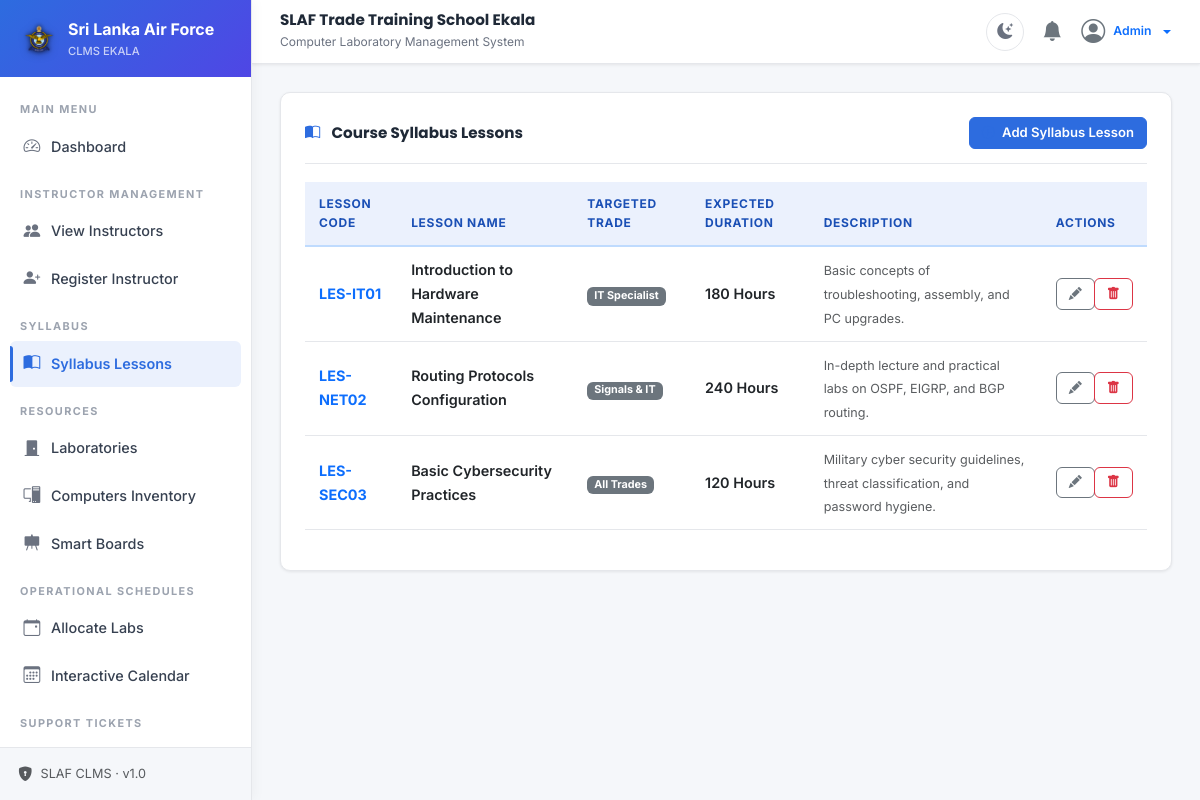
Page /lesson (signed in) on the committed database.
### tables this page shows
CREATE TABLE IF NOT EXISTS lessons (
    id INT AUTO_INCREMENT PRIMARY KEY,
    lesson_code VARCHAR(20) NOT NULL UNIQUE,
    lesson_name VARCHAR(150) NOT NULL,
    trade VARCHAR(50) NOT NULL,
    duration INT NOT NULL,  
    description TEXT,
    created_at TIMESTAMP DEFAULT CURRENT_TIMESTAMP,
    updated_at TIMESTAMP DEFAULT CURRENT_TIMESTAMP ON UPDATE CURRENT_TIMESTAMP
);

### app/controllers/LessonController.php (called while the page is built, shortened)
<?php
class LessonController extends Controller {
    private $lessonModel;
    public function __construct() {
        $this->lessonModel = $this->model('LessonModel');
    }
    public function index() {
        $lessons = $this->lessonModel->getAllLessons();
        $data = [
            'title' => 'Syllabus Lessons',
            'active_menu' => 'lessons',
            'lessons' => $lessons
        ];
        $this->view('lessons/index', $data);
    }
}

### app/core/App.php (called while the page is built, shortened)
<?php
class App {
    protected $currentMethod = 'index';
    public function __construct() {
        $url = $this->getUrl();
        if (isset($url[0])) {
            $controllerName = ucfirst($url[0]) . 'Controller';
            if (file_exists(APPROOT . '/controllers/' . $controllerName . '.php')) {
                unset($url[0]);
            }
        }
        $this->currentController = new $this->currentController;
        $this->params = $url ? array_values($url) : [];
        call_user_func_array([$this->currentController, $this->currentMethod], $this->params);
    }
    public function getUrl() {
        if (isset($_GET['url'])) {
            $url = rtrim($_GET['url'], '/');
            $url = filter_var($url, FILTER_SANITIZE_URL);
            return explode('/', $url);
        }
        return [];
    }
}

### index.php (called while the page is built, shortened)
    <?php
require_once 'app/helpers/sanitization_helper.php';
require_once 'app/core/App.php';
require_once 'app/core/Controller.php';
require_once 'app/core/Database.php';
require_once 'app/core/Model.php';
$app = new App();

### app/core/Database.php (called while the page is built, shortened)
<?php
class Database {
    private $host = DB_HOST;
    private $user = DB_USER;
    private $pass = DB_PASS;
    private $dbname = DB_NAME;
    private $dbh;
    private $stmt;
    public function __construct() {
        $dsn = 'mysql:host=' . $this->host . ';dbname=' . $this->dbname . ';charset=utf8mb4';
        $options = [
            PDO::ATTR_PERSISTENT => false,
            PDO::ATTR_ERRMODE => PDO::ERRMODE_EXCEPTION,
            PDO::ATTR_DEFAULT_FETCH_MODE => PDO::FETCH_OBJ
        ];
        try {
            $this->dbh = new PDO($dsn, $this->user, $this->pass, $options);
        } catch (PDOException $e) {
            $this->error = $e->getMessage();
            throw $e;
        }
    }
    public function query($sql) {
        $this->stmt = $this->dbh->prepare($sql);
    }
    public function bind($param, $value, $type = null) {
        if (is_null($type)) {
            switch (true) {
                case is_int($value):
                    $type = PDO::PARAM_INT;
                    break;
            }
        }
        $this->stmt->bindValue($param, $value, $type);
    }
    public function execute() {
        return $this->stmt->execute();
    }
    public function resultSet() {
        $this->execute();
        return $this->stmt->fetchAll();
    }
}

### app/models/LessonModel.php (called while the page is built, shortened)
<?php
class LessonModel extends Model {
    public function getAllLessons() {
        $this->db->query("SELECT * FROM lessons ORDER BY lesson_code ASC");
        return $this->db->resultSet();
    }
}

### app/core/Model.php (called while the page is built, shortened)
<?php
class Model {
    public function __construct() {
        $this->db = new Database();
    }
}

### app/helpers/sanitization_helper.php (called while the page is built, shortened)
<?php
function e($string) {
    return htmlspecialchars($string, ENT_QUOTES, 'UTF-8');
}

### app/views/lessons/index.php (the view, shortened to what this page needs)
<div class="card-clms">
    <div class="card-clms-header">
        <h5 class="fw-bold m-0"><i class="bi bi-book-half text-primary me-2"></i> Course Syllabus Lessons</h5>
        <button type="button" class="btn btn-primary btn-sm" data-bs-toggle="modal" data-bs-target="#addLessonModal">
            <i class="bi bi-plus-circle me-1"></i> Add Syllabus Lesson
        </button>
    </div>
    <div class="table-responsive">
        <table class="table table-hover table-clms align-middle">
            <thead>
                <tr>
                    <th>Lesson Code</th>
                    <th>Lesson Name</th>
                    <th>Targeted Trade</th>
                    <th>Expected Duration</th>
                    <th>Description</th>
                    <th>Actions</th>
                </tr>
            </thead>
            <tbody>
                <?php if(!empty($data['lessons'])): ?>
                    <?php foreach($data['lessons'] as $l): ?>
                        <tr>
                            <td><span class="fw-bold text-primary"><?php echo e($l->lesson_code); ?></span></td>
                            <td><span class="fw-semibold"><?php echo e($l->lesson_name); ?></span></td>
                            <td><span class="badge bg-secondary"><?php echo e($l->trade); ?></span></td>
                            <td><span class="fw-semibold"><?php echo e($l->duration); ?> Hours</span></td>
                            <td><small class="text-muted"><?php echo e($l->description ?: 'No description'); ?></small></td>
                            <td>
                                <div class="btn-group">
                                    <button type="button" class="btn btn-sm btn-outline-secondary edit-btn"
                                            data-id="<?php echo $l->id; ?>"
                                            data-code="<?php echo e($l->lesson_code); ?>"
                                            data-name="<?php echo e($l->lesson_name); ?>"
                                            data-trade="<?php echo e($l->trade); ?>"
                                            data-duration="<?php echo $l->duration; ?>"
                                            data-desc="<?php echo e($l->description); ?>"
                                            data-bs-toggle="modal" data-bs-target="#editLessonModal">
                                        <i class="bi bi-pencil-fill"></i>
                                    </button>
                                    <a href="<?php echo URLROOT; ?>lesson/delete/<?php echo $l->id; ?>" class="btn btn-sm btn-outline-danger" onclick="return confirm('Are you sure you want to delete this syllabus lesson? Note: This will fail if classes are allocated with it.');">
                                        <i class="bi bi-trash-fill"></i>
                                    </a>
                                </div>
                            </td>
                        </tr>
                    <?php endforeach; ?>
                <?php else: ?>
                    <tr>
                        <td colspan="6" class="text-center py-4 text-muted">No syllabus lessons registered in database.</td>
                    </tr>
                <?php endif; ?>
            </tbody>
        </table>
    </div>
</div>

### css/style.css (style rules this page uses)
:root { --font: 'Inter', sans-serif; --font-heading: 'Poppins', sans-serif; --primary: #2D6CDF; --primary-dark: #1A4FB5; --primary-light: #EBF1FD; --primary-grad: linear-gradient(135deg, #2D6CDF 0%, #4F46E5 100%); --bg-page: #F5F7FA; --bg-card: #FFFFFF; --sidebar-bg: #FFFFFF; --sidebar-border: #E5E7EB; --sidebar-hover: #F3F7FF; --sidebar-active-bg: #EBF1FD; --sidebar-active-text: #2D6CDF; --sidebar-text: #374151; --sidebar-muted: #9CA3AF; --navbar-bg: #FFFFFF; --text-h: #1F2937; --text-body: #374151; --text-muted: #6B7280; --border: #E5E7EB; --shadow-sm: 0 1px 3px rgba(0,0,0,0.08); --shadow-md: 0 4px 16px rgba(0,0,0,0.08); --shadow-lg: 0 8px 32px rgba(0,0,0,0.1); --success: #059669; --warning: #D97706; --danger: #DC2626; --info: #2D6CDF; --radius: 10px; --radius-sm: 6px; --radius-lg: 16px; --transition: 0.22s ease; }
*,*::before,*::after { margin:0;padding:0;box-sizing:border-box; }
body { font-family: var(--font); background: var(--bg-page); color: var(--text-body); font-size: 14.5px; line-height: 1.65; overflow-x: hidden; transition: background var(--transition), color var(--transition); }
a { text-decoration:none;color:var(--primary);transition:color var(--transition); }
h1,h2,h3,h4,h5,h6 { font-family:var(--font-heading);font-weight:700;color:var(--text-h);line-height:1.3; }
.card-clms { background:var(--bg-card); border:1px solid var(--border); border-radius:var(--radius); box-shadow:var(--shadow-sm); padding:24px; margin-bottom:22px; transition:box-shadow var(--transition),background var(--transition); }
.card-clms-header { display:flex;align-items:center;justify-content:space-between; margin-bottom:18px;padding-bottom:14px; border-bottom:1px solid var(--border); }
.card-clms-header h5,.card-clms-header h6 { font-size:0.95rem;font-weight:700;color:var(--text-h);margin:0; }
.card-clms-header .bi { color:var(--primary)!important; }
.btn { border-radius:var(--radius-sm)!important;font-weight:600!important;font-size:0.875rem!important;transition:all 0.18s!important; }
.btn-primary { background:var(--primary)!important;border-color:var(--primary)!important;color:#fff!important; }
.btn-sm { padding:5px 12px!important;font-size:0.82rem!important; }
.table-clms { color:var(--text-body);border-color:var(--border);font-size:0.9rem; }
.table-clms thead th { background:var(--primary-light);color:var(--primary-dark); font-weight:700;font-size:0.75rem;text-transform:uppercase;letter-spacing:0.7px; border-bottom:2px solid #BFDBFE;padding:12px 14px; }
.table-clms td { vertical-align:middle;padding:11px 14px;border-color:var(--border); }
.table-clms tbody tr { transition:background 0.15s; }

### rows in the picture
lessons: lesson_code "LES-IT01", lesson_name "Introduction to Hardware Maintenance", trade "IT Specialist", duration "180", description "Basic concepts of troubleshooting, assembly, and PC upgrades."
lessons: lesson_code "LES-NET02", lesson_name "Routing Protocols Configuration", trade "Signals & IT", duration "240", description "In-depth lecture and practical labs on OSPF, EIGRP, and BGP routing."
lessons: lesson_code "LES-SEC03", lesson_name "Basic Cybersecurity Practices", trade "All Trades", duration "120", description "Military cyber security guidelines, threat classification, and password hygiene."

### other values in the picture
MILITARY_BRANCH "Sri Lanka Air Force"
SYSTEM_TITLE "SLAF Trade Training School Ekala"
SYSTEM_SUBTITLE "Computer Laboratory Management System"
$_SESSION['username'] "Admin"
